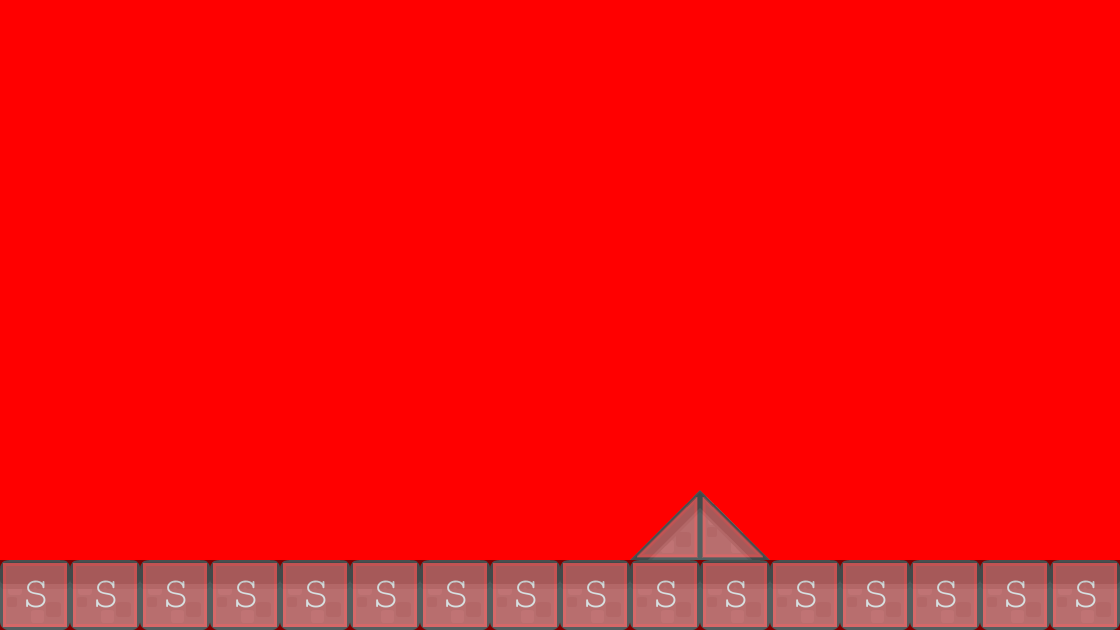

Tiled map render using the project's own tile images. Description and the map definition, with tile-layer contents summarised, below:
An orthogonal 16x9 tile map with 70x70 px tiles, 2 tile layers (background1, Collision), 2 tilesets and 2 objects (PlayerBase, EnemyBase).

<map version="1.0" orientation="orthogonal" renderorder="right-down" width="16" height="9" tilewidth="70" tileheight="70" backgroundcolor="#ff0000">
 <tileset firstgid="1" name="background-tiles" tilewidth="70" tileheight="70">
  <image source="../img/background-tiles.png" width="910" height="910" />
 </tileset>
 <tileset firstgid="170" name="meta-tiles" tilewidth="70" tileheight="70">
  <image source="../img/meta-tiles.png" width="350" height="70" />
  <tile id="1">
   <properties>
    <property name="type" value="lslope" />
   </properties>
  </tile>
  <tile id="3">
   <properties>
    <property name="type" value="rslope" />
   </properties>
  </tile>
  <tile id="4">
   <properties>
    <property name="type" value="solid" />
   </properties>
  </tile>
 </tileset>
 <layer name="background1" width="16" height="9">
  <data>[144 cells, 18 non-empty, 3 distinct tile ids]</data>
 </layer>
 <layer name="Collision" width="16" height="9" opacity="0.51">
  <data>[144 cells, 18 non-empty, 3 distinct tile ids]</data>
 </layer>
 <objectgroup name="BaseEntities">
  <object name="PlayerBase" x="140" y="414" width="70" height="146">
   <properties>
    <property name="playerBase" value="" />
   </properties>
  </object>
  <object name="EnemyBase" x="982" y="420" width="64" height="138" />
 </objectgroup>
</map>
